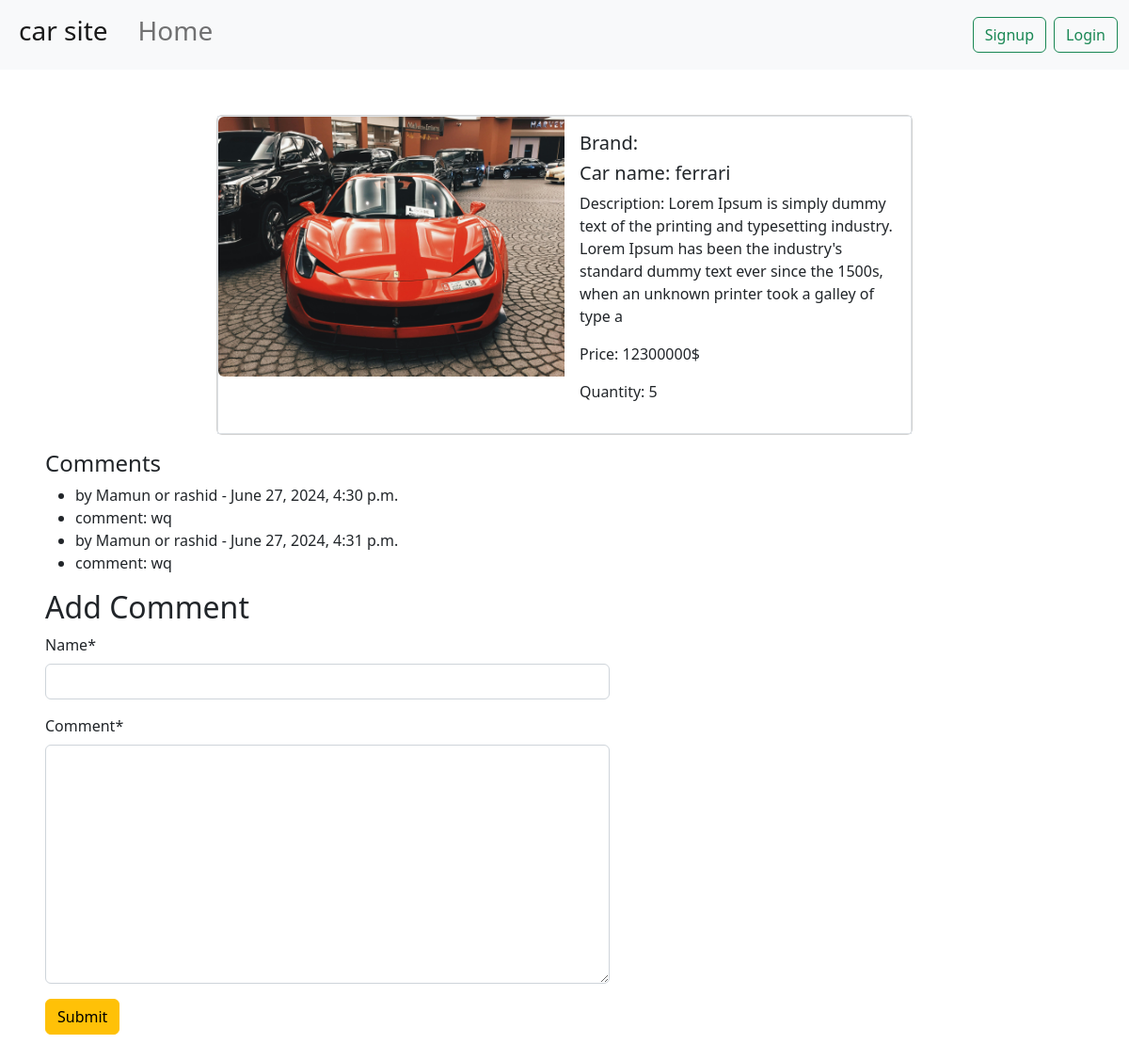
/car/cars/13/, run on the app's committed database.
### carapp/models.py (models this page shows, shortened)
class car(models.Model):
    car_image = models.ImageField(upload_to="car/media/uploads/")
    car_name = models.CharField(max_length=200)
    car_price = models.IntegerField()
    car_description = models.CharField(max_length=200)
    Brand_name =models.ForeignKey(Brand,on_delete=models.CASCADE)
    Quantity = models.IntegerField(default = 0)

class Comment(models.Model):
    car = models.ForeignKey(car, on_delete=models.CASCADE)
    name = models.CharField(max_length=50)
    comment = models.TextField()
    created_at = models.DateTimeField(auto_now_add=True)

### carapp/views.py (the view, shortened to what this page needs)
# urls.py: path('cars/<int:pk>/', views.CarDetailView.as_view(), name='car_detail'),
class CarDetailView(DetailView):
    model = car
    pk_url_kwarg = 'pk'
    template_name = 'comment.html'
    context_object_name = 'car'
    def get_context_data(self, **kwargs):
        context = super().get_context_data(**kwargs)
        car_post = self.object
        context['comments'] = Comment.objects.all()
        context['form'] = CommentForm()
        return context

### carapp/forms.py
class CommentForm(forms.ModelForm):
    class Meta:
        model = Comment
        fields = ['name', 'comment']

### carapp/templates/comment.html (shortened to what this page needs)
{% extends 'base.html' %}
{% load crispy_forms_tags %}
{% block content %}
<div class="card mb-3 mx-auto my-5" style="max-width: 740px;">
  <div class="row g-0 border">
    <div class="col-md-6">
      <img src="{{ car.car_image.url }}" class="img-fluid rounded-start" alt="...">
    </div>
    <div class="col-md-6">
      <div class="card-body">
        <h5 class="card-title">Brand: {{ car.brand_name.name }}</h5>
        <h5 class="card-title">Car name: {{car.car_name }}</h5>
        <p>Description: {{ car.car_description }}</p>
        <p>Price: {{ car.car_price }}$</p>
        <p>Quantity: {{ car.Quantity }}</p>
      </div>
    </div>
  </div>
</div>
<div class="mx-5">
<h4>Comments</h4>
<ul>
  {% for comment in comments %}
  <li>by {{ comment.name }} - {{ comment.created_at }}</li>
  <li>comment:  {{ comment.comment }}</li>
  {% endfor %}
</ul>
</div>
<form method="post" style="width: 50%; height: 500px " class="mx-5">
  <h2>Add Comment</h2>
  {{form | crispy}}
  <button class="btn btn-warning">Submit</button>
</form>
{% endblock %}

### data on the page
car: car_image (picture), car_name "ferrari", car_description "Lorem Ipsum is simply dummy text of the printing and typesetting industry. Lorem Ipsum has been the industry's standard dummy text ever since the 1500s, when an unknown printer took a galley of type a", car_price "12300000", Quantity "5"
Comment: name "Mamun or rashid", created_at "June 27, 2024, 4:30 p.m.", comment "wq"
Comment: name "Mamun or rashid", created_at "June 27, 2024, 4:31 p.m.", comment "wq"
